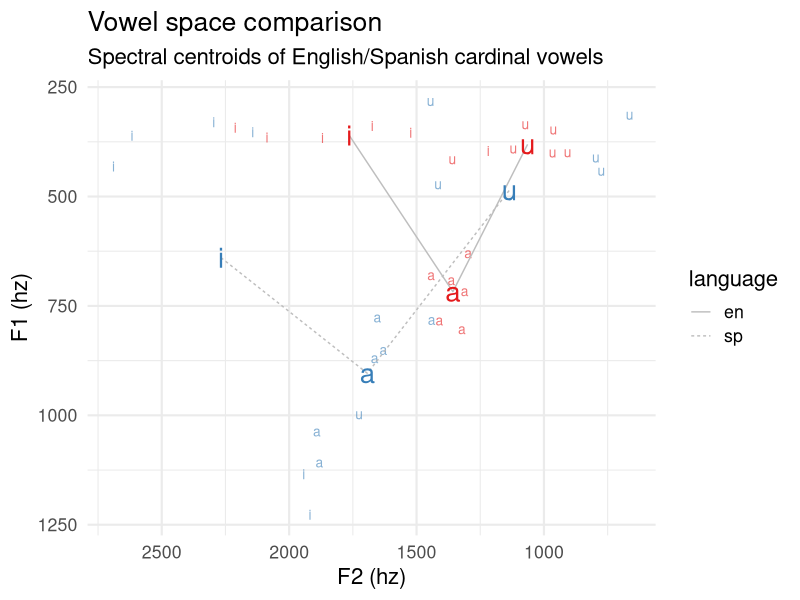

Source code (R): (Note: this script raises an error after producing the figure.)
library(tidyverse)
vowel = read_csv("data/vowel_data.csv")
#anipulate the dataframe as necessary so that you can calculate average F1/F2 centroids and trajectory length (include SD).


vowel_means = vowel %>% 
  group_by(vowel, language) %>% 
  summarize(f1_cent = mean(f1_cent), f2_cent = mean(f2_cent)) %>% 
  ungroup() %>% 
  mutate(order = case_when(vowel == "i" ~ 1, vowel == "a" ~ 2, TRUE ~ 3), 
         vowel = forcats::fct_reorder2(vowel, vowel, order)) %>% 
  arrange(order)

vowel %>% 
  mutate(vowel = forcats::fct_relevel(vowel, "u", "a", "i")) %>% 
  ggplot(., aes(x = f2_cent, y = f1_cent, color = language, label = vowel)) + 
  geom_text(size = 3.5, alpha = 0.6, show.legend = F) + 
  geom_path(data = vowel_means, aes(group = language, lty = language), 
            color = "grey") + 
  geom_text(data = vowel_means, show.legend = F, size = 7) + 
  scale_y_reverse() + 
  scale_x_reverse() + 
  scale_color_brewer(palette = "Set1") + 
  labs(title = "Vowel space comparison", 
       subtitle = "Spectral centroids of English/Spanish cardinal vowels", 
       y = "F1 (hz)", x = "F2 (hz)") + 
  theme_minimal(base_size = 16)




#media de las variables
df1 %>%
  summarise(media_f1 = mean(f1_cent), media_f2 = mean(f2_cent), meadia_tl = mean(tl)) 

#Create the following plots:
  



#See below for extra challenges

#trajectory length as a function of vowel and language
group_by(vowel) %>%
ggplot(df1, aes(fill= language, y=tl, x=vowel)) + 
  geom_bar(position="dodge", stat="identity")

#F1 as a function of vowel and language

ggplot(df1, aes(fill= language, y=f1_cent, x=vowel)) + 
  geom_bar(position="dodge", stat="identity")

#F2 as a function of vowel and language
ggplot(df1, aes(fill= language, y=f2_cent, x=vowel)) + 
  geom_bar(position="dodge", stat="identity")



#Plot trajectory length in F1 and F2 vowel space

ggplot(df1, aes(fill= f2_cent, y=f1_cent, x=tl)) + 
  geom_area ()

#Plot spectral centroids in F1/F2 vowel space

vowel%>% 
  filter(vowel == "L2SPANISH" | GROUP == "L2HEB", Frequent == "f") %>% 
  ggplot( aes(x= EPT, y=MINT, fill = factor(EPT))) + 
  geom_boxplot() +
  coord_flip()

vowels %>% 
  mutate(vowel = forcats::fct_relevel(vowel, "u", "a", "i")) %>% 
  ggplot(., aes(x = f2_cent, y = f1_cent, color = language, label = vowel)) + 
  geom_text(size = 3.5, alpha = 0.6, show.legend = F) + 
  geom_path(data = vowel_means, aes(group = language, lty = language), 
            color = "grey") + 
  geom_text(data = vowel_means, show.legend = F, size = 7) + 
  scale_y_reverse() + 
  scale_x_reverse() + 
  scale_color_brewer(palette = "Set1") + 
  labs(title = "Vowel space comparison", 
       subtitle = "Spectral centroids of English/Spanish cardinal vowels", 
       y = "F1 (hz)", x = "F2 (hz)") + 
  theme_minimal(base_size = 16)

vowel %>% 
  mutate(vowel = forcats::fct_relevel(vowel, "u", "a", "i")) %>%
  ggplot(df1, aes(fill= language, y=vowel, x = vowel)) + 
  geom_bar(position="dodge", stat="identity")

vowel_f1 = separate(data = vowel, col = vowel, into = c("f1_cent", "f1_20", "f1_35", "f1_50", "f1_65", "f1_80"), sep = "_") 
vowel_df1  
vowel %>% 
  mutate(vowel = forcats::fct_relevel(vowel, "f1_cent", "f1_20", "f1_35", "f1_50", "f1_80")) %>% 
  ggplot(df1, aes(fill= language, y=f1_cent, x = vowel)) + 
  geom_bar(position="dodge", stat="identity")

# get traj legth for f1
mutate(vowel, traj_length_f1 = (f1_20) + (f1_35) + (f1_50) + (f1_65) + (f1_80))

# make it an object
traj_length_f1 <- mutate(vowel, traj_length_f1 = (f1_20) + (f1_35) + (f1_50) + (f1_65) + (f1_80))

# get traj legth for f2
mutate(vowel, traj_length_f2 = (f2_20) + (f2_35) + (f2_50) + (f2_65) + (f2_80))

# make it an object
traj_length_f2 <- mutate(vowel, traj_length_f2 = (f2_20) + (f2_35) + (f2_50) + (f2_65) + (f2_80))

# plot for f1 as a function of vowel and language
vowel %>%  
  ggplot(., aes(x = language, y = f1_cent)) +
  geom_boxplot() +
  facet_grid(. ~ vowel)
 
  ggplot(., aes(x = language, y = traj_length_f1)) +
  geom_boxplot() +
  facet_grid(. ~ vowel)
  
  traj_length_f1 %>% 
  ggplot(., aes(fill= language, y=traj_length_f1, x=vowel)) + 
  geom_bar(position="dodge", stat="identity")

  traj_length_f1 %>% 
    ggplot(., aes(fill= language, y=traj_length_f1, x=vowel)) +
  geom_boxplot() +
    facet_grid(. ~ vowel)
  